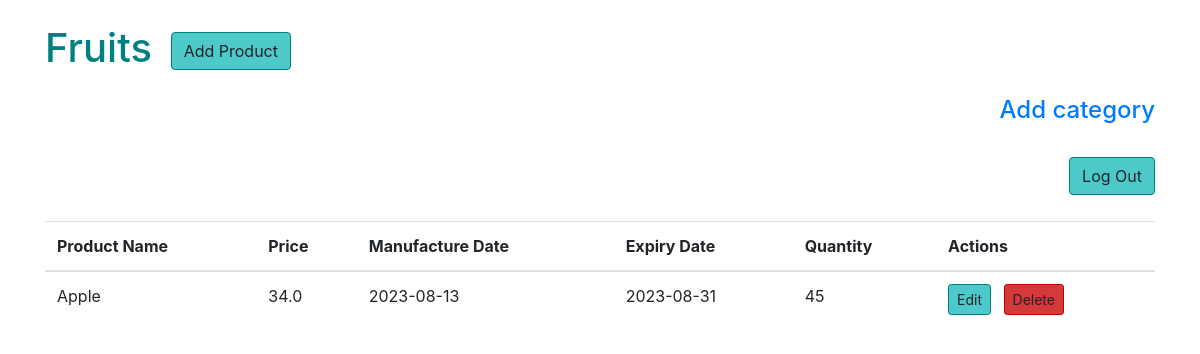
Screenshot of /view_category/2 (signed in) with the database file from the repository.
### models.py (models this page shows)
class Category(db.Model):
    id = db.Column(db.Integer, primary_key=True)
    name = db.Column(db.String(100), unique=True, nullable=False)
    products = db.relationship('Product', back_populates='category', cascade='all, delete-orphan')

class Product(db.Model):
    id = db.Column(db.Integer, primary_key=True)
    product_name = db.Column(db.String(200), nullable=False, unique=True)
    price = db.Column(db.Float, nullable=False)
    manufacture_date = db.Column(db.Date, nullable=False)
    expiry_date = db.Column(db.Date, nullable=False)
    quantity = db.Column(db.Integer, default=1)
    image_link = db.Column(db.String(200))
    category_id = db.Column(db.Integer, db.ForeignKey('category.id'))
    category = db.relationship('Category', back_populates='products')

### app.py (the view)
@app.route("/view_category/<cat_id>", methods=['GET'])
@login_required
def view_cat(cat_id):
    cat= Category.query.filter_by(id=cat_id).first()
    products=Product.query.filter_by(category_id=cat_id).all()
    print(cat)
    print(products)
    return render_template('view_cat.html', cat=cat, products=products)

### app.py (called while the page is built)
@login_manager.user_loader
def load_user(user_id):
    return User.query.get(int(user_id))

### templates/view_cat.html (shortened to what this page needs)
<!DOCTYPE html>
<html lang="en">
<head>
    <link rel="stylesheet" href="https://stackpath.bootstrapcdn.com/bootstrap/4.5.2/css/bootstrap.min.css">
</head>
<body>
    <div class="container mt-4">
        <h1 class="mb-4">{{cat.name}} <a href="/add_product" class="btn btn-custom-primary ml-2">Add Product</a></h1>
        <h4 class="mb-4" style="text-align: right;"><a href="/add_category">Add category</a></h4>
        <h1 class="mb-4" style="text-align: right;"><a href="/logout" class="btn btn-custom-primary ml-2">Log Out</a></h1>
        <table class="table">
            <thead>
                <tr>
                    <th>Product Name</th>
                    <th>Price</th>
                    <th>Manufacture Date</th>
                    <th>Expiry Date</th>
                    <th>Quantity</th>
                    <th>Actions</th>
                </tr>
            </thead>
            <tbody>
                {% for product in products %}
                <tr>
                    <td>{{ product.product_name }}</td>
                    <td>{{ product.price }}</td>
                    <td>{{ product.manufacture_date }}</td>
                    <td>{{ product.expiry_date }}</td>
                    <td>{{ product.quantity }}</td>
                    <td>
                        <a href="/edit_product/{{cat.id}}/{{ product.id }}" class="btn btn-sm btn-custom-primary mr-2">Edit</a>
                        <button class="btn btn-sm btn-custom-danger" data-toggle="modal" data-target="#confirmDeleteModal{{ product.id }}">Delete</button>
                    </td>
                </tr>
                {% endfor %}
            </tbody>
        </table>
    </div>
</body>
</html>

### templates/view_cat.html (style rules this page uses)
a { text-decoration: none; }
.btn-custom-primary { background-color: #4dc9c9; border-color: #008080; }
.btn-custom-danger { background-color: #d53a3a; border-color: #b30000; }
h1 { color: #008080; }

### rows the page displays
Category: name "Fruits"
Product: product_name "Apple", price "34.0", manufacture_date "2023-08-13", expiry_date "2023-08-31", quantity "45"
